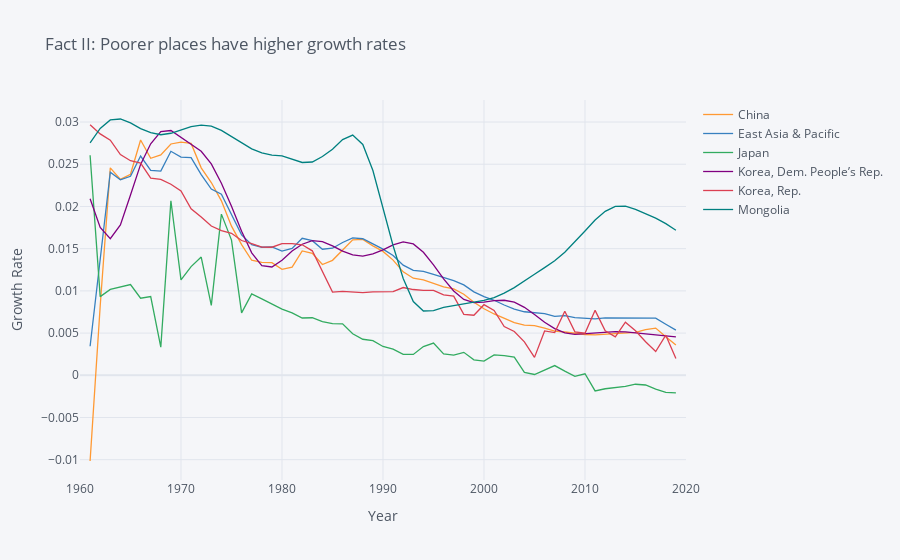

Notebook source saved alongside this figure:
### Code cell
import numpy as np

variable_labels = {"SP.POP.TOTL":"Population"}

# Three letter codes come from wbdata.get_country()
countries = {"EAS":"East Asia & Pacific",
             "CHN": "China",
             #"HKG": "Hong Kong SAR, China",
             #"MAC": "Macao SAR, China",
             #"TWN": "Taiwan, China",
             "MNG": "Mongolia",
             "PRK": "North Korea",
             "KOR": "South Korea",
             "JPN":"Japan"
            }

df = wbdata.get_dataframe(variable_labels, country = countries).squeeze()

df = df.unstack('country')
# Date index is of type string; change to integers
df.index = df.index.astype(int)

# Differences (over time) in logs give us growth rates
np.log(df).diff().iplot(title="Fact II: Poorer places have higher growth rates",
                        yTitle="Growth Rate",xTitle='Year')
